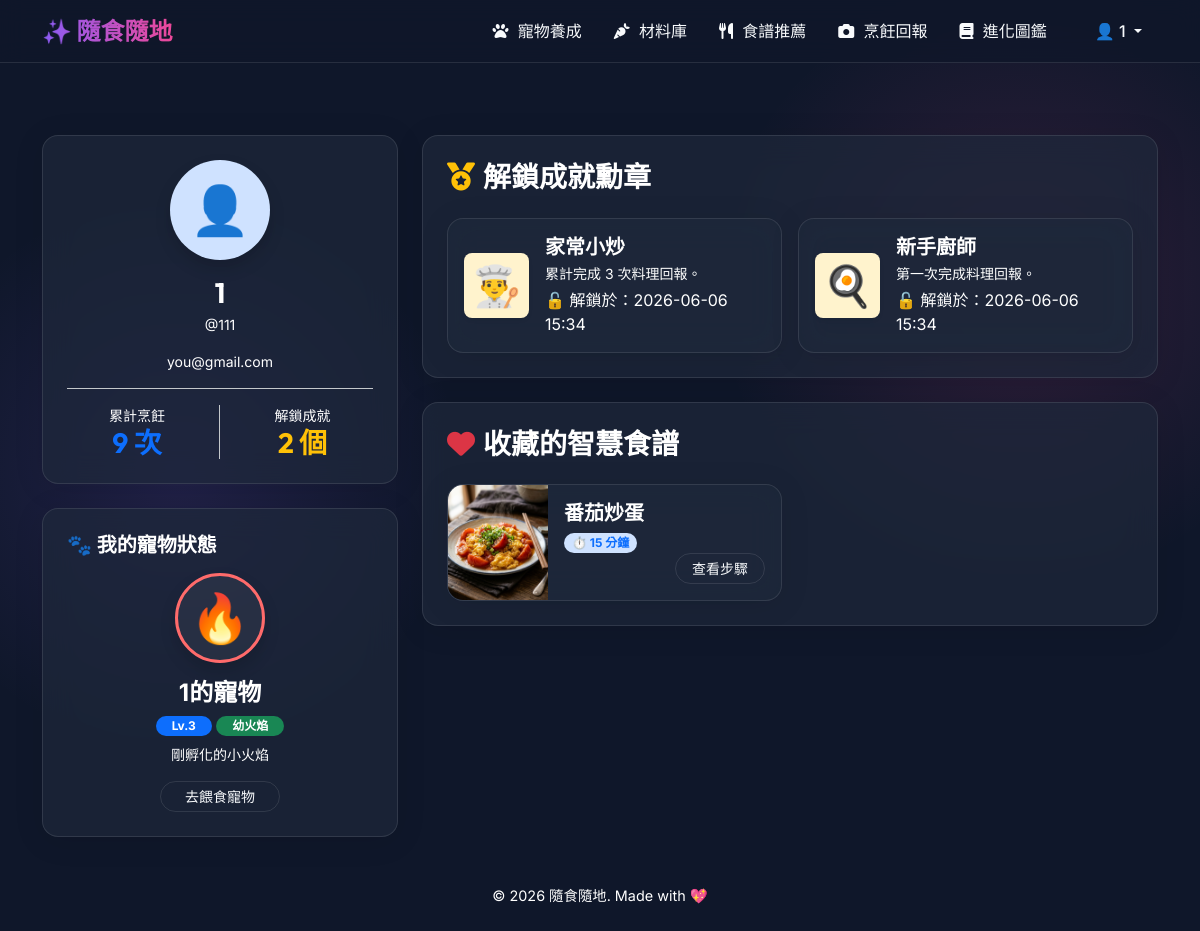
Screenshot of /profile (signed in) with the database file from the repository.
### sql_models.py (models this page shows, shortened)
class User(UserMixin, db.Model):
    __tablename__ = 'users'
    id = db.Column(db.Integer, primary_key=True)
    username = db.Column(db.String(80), unique=True, nullable=False)
    email = db.Column(db.String(120), unique=True, nullable=False)
    password_hash = db.Column(db.String(256), nullable=False)
    display_name = db.Column(db.String(80))
    cooking_count = db.Column(db.Integer, default=0)
    created_at = db.Column(db.DateTime, default=datetime.utcnow)
    pet = db.relationship('Pet', backref='user', uselist=False, cascade="all, delete-orphan")
    preference = db.relationship('UserPreference', backref='user', uselist=False, cascade="all, delete-orphan")
    allergens = db.relationship('UserAllergen', backref='user', cascade="all, delete-orphan")
    favorites = db.relationship('Collection', backref='user', cascade="all, delete-orphan")
    achievements = db.relationship('UserAchievement', backref='user', cascade="all, delete-orphan")

class Pet(db.Model):
    __tablename__ = 'user_pets'
    id = db.Column(db.Integer, primary_key=True)
    user_id = db.Column(db.Integer, db.ForeignKey('users.id', ondelete='CASCADE'), nullable=False, unique=True)
    species_id = db.Column(db.Integer, nullable=True)
    pet_name = db.Column(db.String(100), nullable=False)
    current_level = db.Column(db.Integer, default=1)
    current_exp = db.Column(db.Integer, default=0)
    current_stage_id = db.Column(db.Integer, nullable=True)
    hunger = db.Column(db.Integer, default=50)
    created_at = db.Column(db.DateTime, default=datetime.utcnow)
    updated_at = db.Column(db.DateTime, default=datetime.utcnow, onupdate=datetime.utcnow)

class Achievement(db.Model):
    __tablename__ = 'achievement'
    id = db.Column(db.Integer, primary_key=True)
    name = db.Column(db.String(100), nullable=False)
    description = db.Column(db.Text)
    icon = db.Column(db.String(50))
    condition_type = db.Column(db.String(50), nullable=False) # cooking_count, pet_level, unlocked_collection
    condition_value = db.Column(db.Integer, nullable=False)

class Recipe(db.Model):
    __tablename__ = 'recipe'
    id = db.Column(db.Integer, primary_key=True)
    title = db.Column(db.String(100), nullable=False)
    description = db.Column(db.Text)
    image_url = db.Column(db.String(255))
    tags = db.Column(db.String(255))          # 逗號分隔的標籤，如 "omnivore, spicy"
    cooking_time = db.Column(db.Integer)      # 分鐘
    difficulty = db.Column(db.String(50))     # beginner, intermediate, advanced
    allergens = db.Column(db.String(255))      # 逗號分隔的過敏原，如 "egg, milk"
    required_ingredients = db.Column(db.Text)  # 逗號分隔的食材，如 "番茄,雞蛋"

### tables this page shows
CREATE TABLE pet_stages (
    id               INTEGER PRIMARY KEY AUTOINCREMENT,
    species_id       INTEGER NOT NULL,
    stage_order      INTEGER,
    name             TEXT NOT NULL,
    level_required   INTEGER,
    image_path       TEXT,
    emoji            TEXT,
    description      TEXT,
    FOREIGN KEY (species_id) REFERENCES pet_species(id) ON DELETE CASCADE
);

### app/routes/main.py (the view)
@main_bp.route('/profile', methods=['GET'])
@login_required
def profile():
    unlocked_achievements = db.session.query(Achievement, UserAchievement.unlocked_at)\
        .join(UserAchievement, Achievement.id == UserAchievement.achievement_id)\
        .filter(UserAchievement.user_id == current_user.id)\
        .order_by(UserAchievement.unlocked_at.desc()).all()
    from sql_models import Recipe, Collection
    saved_recipes = db.session.query(Recipe)\
        .join(Collection, Recipe.id == Collection.recipe_id)\
        .filter(Collection.user_id == current_user.id)\
        .all()
    pet = Pet.get_by_user_id(current_user.id)
    return render_template(
        'profile.html',
        unlocked_achievements=unlocked_achievements,
        saved_recipes=saved_recipes,
        pet=pet
    )

### app/database.py (called while the page is built)
def get_db_connection():
    conn = sqlite3.connect(DB_PATH)
    conn.row_factory = sqlite3.Row
    conn.execute("PRAGMA foreign_keys = ON")
    return conn

### app/models/pet.py (called while the page is built)
def map_pet_row(row):
    if not row:
        return None
    d = dict(row)
    d['name'] = d.get('pet_name')
    d['level'] = d.get('current_level', 1)
    d['exp'] = d.get('current_exp', 0)
    d['hunger'] = d.get('hunger', 50)
    from config import EXP_PER_LEVEL_MULTIPLIER
    level = d['level']
    exp_to_next = level * EXP_PER_LEVEL_MULTIPLIER
    remaining = d['exp']
    current_l = 1
    while remaining >= (current_l * EXP_PER_LEVEL_MULTIPLIER):
        remaining -= (current_l * EXP_PER_LEVEL_MULTIPLIER)
        current_l += 1
    d['exp_to_next_level'] = exp_to_next
    d['exp_remaining'] = remaining
    d['exp_progress'] = round(remaining / exp_to_next * 100, 1) if exp_to_next > 0 else 100
    return d

### app/templates/profile.html (shortened to what this page needs)
{% extends 'base.html' %}
{% block content %}
<div class="row g-4 mt-3">
    <div class="col-lg-4">
        <div class="glass-card mb-4 text-center p-4" style="border-color: rgba(255,255,255,0.1) !important;">
            <div class="rounded-circle bg-primary-subtle text-primary d-flex align-items-center justify-content-center mx-auto mb-3 shadow" style="width: 100px; height: 100px; font-size: 3rem;">
                👤
            </div>
            <h3 class="fw-bold text-white mb-1">{{ current_user.display_name }}</h3>
            <p class="text-muted small mb-3">@{{ current_user.username }}</p>
            <p class="text-muted small border-bottom border-secondary-subtle pb-3">{{ current_user.email }}</p>
            <div class="row text-center mt-3">
                <div class="col-6 border-end border-secondary-subtle">
                    <span class="text-muted small d-block">累計烹飪</span>
                    <h3 class="fw-bold text-primary mb-0">{{ current_user.cooking_count }} 次</h3>
                </div>
                <div class="col-6">
                    <span class="text-muted small d-block">解鎖成就</span>
                    <h3 class="fw-bold text-warning mb-0">{{ unlocked_achievements|length }} 個</h3>
                </div>
            </div>
        </div>
        {% if pet %}
        <div class="glass-card text-center p-4"
             style="border-color: rgba(255,255,255,0.1) !important;
                    background: linear-gradient(135deg, rgba(30, 41, 59, 0.7), rgba({{ 139 if pet.element == 'fire' else (0 if pet.element == 'nature' else 255) }},
                                                                                   {{ 92 if pet.element == 'fire' else (184 if pet.element == 'nature' else 159) }},
                                                                                   {{ 36 if pet.element == 'fire' else (148 if pet.element == 'nature' else 67) }}, 0.1));">
            <h5 class="fw-bold text-white mb-3 text-start">🐾 我的寵物狀態</h5>
            <div class="rounded-circle d-flex align-items-center justify-content-center mx-auto mb-3 shadow"
                 style="width: 90px; height: 90px; border: 3px solid {{ pet.color_primary or '#8B5CF6' }}; background: rgba(255,255,255,0.05);">
                <span style="font-size: 3rem;">{{ pet.stage_emoji or '🥚' }}</span>
            </div>
            <h4 class="fw-bold text-white mb-1">{{ pet.pet_name or pet.species_name }}</h4>
            <div class="mb-2">
                <span class="badge bg-primary rounded-pill px-3 py-1">Lv.{{ pet.level }}</span>
                <span class="badge bg-success rounded-pill px-3 py-1">{{ pet.stage_name }}</span>
            </div>
            <p class="text-muted small mb-0">{{ pet.stage_description or '熱愛美食的虛擬寵物' }}</p>
            <a href="{{ url_for('pet.pet_index') }}" class="btn btn-sm btn-outline-light rounded-pill px-4 mt-3">去餵食寵物</a>
        </div>
        {% endif %}
    </div>
    <div class="col-lg-8">
        <div class="glass-card mb-4 p-4" style="border-color: rgba(255,255,255,0.1) !important;">
            <h3 class="fw-bold text-white mb-4"><i class="fas fa-medal me-2 text-warning"></i>解鎖成就勳章</h3>
            {% if unlocked_achievements %}
                <div class="row row-cols-1 row-cols-md-2 g-3">
                    {% for ach, unlocked_at in unlocked_achievements %}
                    <div class="col">
                        <div class="glass-card p-3 h-100 d-flex align-items-center" style="background: rgba(255, 255, 255, 0.03); border-color: rgba(255,255,255,0.05); padding: 1rem;">
                            <div class="fs-1 me-3 p-2 bg-warning-subtle rounded-3 text-center shadow-sm" style="min-width: 65px; height: 65px; line-height: 50px;">
                                {{ ach.icon }}
                            </div>
                            <div>
                                <h5 class="fw-bold text-white mb-1">{{ ach.name }}</h5>
                                <p class="text-muted small mb-1">{{ ach.description }}</p>
                                <span class="text-muted fs-8">🔓 解鎖於：{{ unlocked_at.strftime('%Y-%m-%d %H:%M') }}</span>
                            </div>
                        </div>
                    </div>
                    {% endfor %}
                </div>
            {% else %}
                <div class="text-center py-4 text-muted">
                    <span class="fs-1">🔒</span>
                    <p class="mb-0 mt-2">尚未解鎖任何成就，快去完成料理回報獲得第一個成就吧！</p>
                </div>
            {% endif %}
        </div>
        <div class="glass-card p-4" style="border-color: rgba(255,255,255,0.1) !important;">
            <h3 class="fw-bold text-white mb-4"><i class="fas fa-heart me-2 text-danger"></i>收藏的智慧食譜</h3>
            {% if saved_recipes %}
                <div class="row row-cols-1 row-cols-md-2 g-3">
                    {% for recipe in saved_recipes %}
                    <div class="col">
                        <div class="card glass-card h-100 d-flex flex-row overflow-hidden p-0" style="background: rgba(255, 255, 255, 0.03); border-color: rgba(255,255,255,0.05); min-height: 100px;">
                            <img src="{{ recipe.image_url }}" alt="{{ recipe.title }}" class="object-fit-cover" style="width: 100px; height: 100%;">
                            <div class="p-3 d-flex flex-column justify-content-between flex-grow-1">
                                <div>
                                    <h5 class="fw-bold text-white mb-1">{{ recipe.title }}</h5>
                                    <span class="badge bg-primary-subtle text-primary rounded-pill px-2 py-0.5 small">⏱️ {{ recipe.cooking_time }} 分鐘</span>
                                </div>
                                <div class="text-end">
                                    <a href="{{ url_for('recipe.detail', recipe_id=recipe.id) }}" class="btn btn-sm btn-outline-light rounded-pill px-3 py-1">查看步驟</a>
                                </div>
                            </div>
                        </div>
                    </div>
                    {% endfor %}
                </div>
            {% else %}
                <div class="text-center py-4 text-muted">
                    <span class="fs-1">⭐</span>
                    <p class="mb-0 mt-2">目前沒有收藏任何食譜。可以在推薦食譜步驟頁面點選愛心收藏喔！</p>
                </div>
            {% endif %}
        </div>
    </div>
</div>
{% endblock %}

### app/templates/base.html (shortened to what this page needs)
<!DOCTYPE html>
<html lang="zh-TW">
<head>
    <link href="https://cdn.jsdelivr.net/npm/bootstrap@5.3.2/dist/css/bootstrap.min.css" rel="stylesheet">
    <link rel="stylesheet" href="https://cdnjs.cloudflare.com/ajax/libs/font-awesome/6.4.2/css/all.min.css">
</head>
<body>
    <nav class="navbar navbar-expand-lg sticky-top mb-5 navbar-dark">
        <div class="container">
            <a class="navbar-brand" href="{{ url_for('main.index') }}">✨ 隨食隨地</a>
            <div class="collapse navbar-collapse" id="navbarNav">
                <ul class="navbar-nav ms-auto align-items-center">
                    {% if current_user and current_user.is_authenticated %}
                        <li class="nav-item">
                            <a class="nav-link" href="{{ url_for('pet.pet_index') }}"><i class="fa-solid fa-paw"></i> 寵物養成</a>
                        </li>
                        <li class="nav-item">
                            <a class="nav-link" href="{{ url_for('ingredient.list_ingredients') }}"><i class="fa-solid fa-carrot"></i> 材料庫</a>
                        </li>
                        <li class="nav-item">
                            <a class="nav-link" href="{{ url_for('recipe.recommend') }}"><i class="fa-solid fa-utensils"></i> 食譜推薦</a>
                        </li>
                        <li class="nav-item">
                            <a class="nav-link" href="{{ url_for('cooking.report_page') }}"><i class="fa-solid fa-camera"></i> 烹飪回報</a>
                        </li>
                        <li class="nav-item">
                            <a class="nav-link" href="{{ url_for('collection.collection_index') }}"><i class="fa-solid fa-book"></i> 進化圖鑑</a>
                        </li>
                        <li class="nav-item dropdown ms-lg-3">
                            <a class="nav-link dropdown-toggle btn btn-outline-light rounded-pill px-3 py-1 mt-2 mt-lg-0 text-white" href="#" id="userDropdown" role="button" data-bs-toggle="dropdown" aria-expanded="false">
                                👤 {{ current_user.display_name }}
                            </a>
                        </li>
                    {% endif %}
                </ul>
            </div>
        </div>
    </nav>
    <main class="container mb-5">
        {% block content %}{% endblock %}
    </main>
    <footer class="text-center pb-4 text-muted" style="font-size: 0.9rem;">
        <p>&copy; 2026 隨食隨地. Made with 💖</p>
    </footer>
</body>
</html>

### app/templates/base.html (style rules this page uses)
:root { --primary-glow: #8B5CF6; --secondary-glow: #EC4899; --bg-color: #0F172A; --glass-bg: rgba(30, 41, 59, 0.7); --glass-border: rgba(255, 255, 255, 0.1); --text-main: #F8FAFC; --text-muted: #ffffff; }
.text-muted, .text-light-muted, .text-secondary, .form-text, .card-text.text-muted, small.text-muted { color: #ffffff !important; }
body { font-family: 'Inter', 'Noto Sans TC', sans-serif; background-color: var(--bg-color); color: var(--text-main); min-height: 100vh; background-image: radial-gradient(circle at 15% 50%, rgba(139, 92, 246, 0.15), transparent 25%), radial-gradient(circle at 85% 30%, rgba(236, 72, 153, 0.15), transparent 25%); background-attachment: fixed; }
h1, h2, h3, .navbar-brand { font-family: 'Outfit', 'Noto Sans TC', sans-serif; font-weight: 600; }
.navbar { background: rgba(15, 23, 42, 0.8) !important; backdrop-filter: blur(12px); -webkit-backdrop-filter: blur(12px); border-bottom: 1px solid var(--glass-border); }
.navbar-brand { background: linear-gradient(to right, #8B5CF6, #EC4899); -webkit-background-clip: text; -webkit-text-fill-color: transparent; font-size: 1.5rem; font-weight: 700; }
.nav-link { color: var(--text-main) !important; transition: color 0.3s ease; font-weight: 500; padding: 0.5rem 1rem !important; }
.nav-link i { margin-right: 5px; }
.glass-card { background: var(--glass-bg) !important; backdrop-filter: blur(16px); -webkit-backdrop-filter: blur(16px); border: 1px solid var(--glass-border) !important; border-radius: 1rem; padding: 2rem; box-shadow: 0 4px 30px rgba(0, 0, 0, 0.1); transition: transform 0.3s ease, box-shadow 0.3s ease; }
.btn-outline-light { border-color: var(--glass-border); color: var(--text-main); }

### rows the page displays
User: display_name "1", username "111", email "you@gmail.com", cooking_count "9"
pet_stages: emoji "🔥", stage_name "幼火焰", description "剛孵化的小火焰"
Pet: pet_name "1的寵物"
Achievement: icon "👨‍🍳", name "家常小炒", description "累計完成 3 次料理回報。", strftime "2026-06-06 15:34"
Achievement: icon "🍳", name "新手廚師", description "第一次完成料理回報。", strftime "2026-06-06 15:34"
Recipe: image_url (picture), title "番茄炒蛋", cooking_time "15"

### other values shown
{{ unlocked_achievements|length }} "2"
{{ pet.level }} "3"
